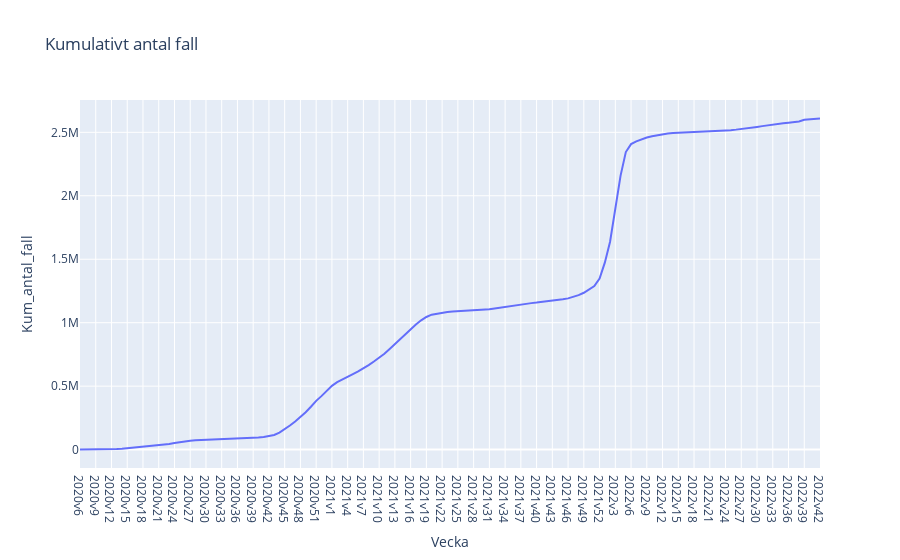

This figure's notebook cell:
### Code cell
fig = px.line(covid_data, x='Vecka', y='Kum_antal_fall', title='Kumulativt antal fall')
fig.show()

### Figure 1 — Plotly figure (JSON) as saved in the notebook; plotly's stock layout.template omitted (floating-point values rounded to 4 significant figures; data arrays with more than 128 entries replaced by an {"elided": "..."} marker saying what was removed)
{"data": [{"hovertemplate": "Vecka=%{x}<br>Kum_antal_fall=%{y}<extra></extra>", "legendgroup": "", "line": {"color": "#636efa", "dash": "solid"}, "marker": {"symbol": "circle"}, "mode": "lines", "name": "", "orientation": "v", "showlegend": false, "type": "scatter", "x": {"elided": "142 str values"}, "xaxis": "x", "y": {"elided": "142 int values"}, "yaxis": "y"}], "layout": {"legend": {"tracegroupgap": 0}, "title": {"text": "Kumulativt antal fall"}, "xaxis": {"anchor": "y", "domain": [0, 1], "title": {"text": "Vecka"}}, "yaxis": {"anchor": "x", "domain": [0, 1], "title": {"text": "Kum_antal_fall"}}}}
